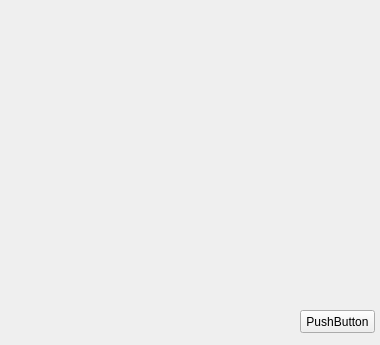
<?xml version="1.0" encoding="UTF-8"?>
<ui version="4.0">
 <class>MainWindow</class>
 <widget class="QMainWindow" name="MainWindow">
  <property name="geometry">
   <rect>
    <x>0</x>
    <y>0</y>
    <width>380</width>
    <height>345</height>
   </rect>
  </property>
  <property name="windowTitle">
   <string>MainWindow</string>
  </property>
  <widget class="QWidget" name="centralwidget">
   <widget class="QPushButton" name="pushButton">
    <property name="geometry">
     <rect>
      <x>300</x>
      <y>310</y>
      <width>75</width>
      <height>23</height>
     </rect>
    </property>
    <property name="text">
     <string>PushButton</string>
    </property>
   </widget>
   <widget class="QLabel" name="label">
    <property name="geometry">
     <rect>
      <x>10</x>
      <y>10</y>
      <width>361</width>
      <height>291</height>
     </rect>
    </property>
    <property name="text">
     <string/>
    </property>
   </widget>
  </widget>
 </widget>
 <resources/>
 <connections/>
</ui>
